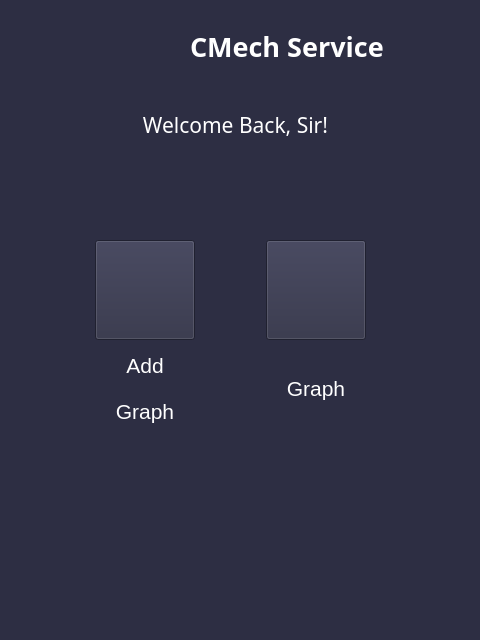
<?xml version="1.0" encoding="UTF-8"?>
<ui version="4.0">
 <class>MainWindow</class>
 <widget class="QMainWindow" name="MainWindow">
  <property name="geometry">
   <rect>
    <x>0</x>
    <y>0</y>
    <width>480</width>
    <height>640</height>
   </rect>
  </property>
  <property name="windowTitle">
   <string>Menu Utama</string>
  </property>
  <property name="styleSheet">
   <string notr="true">background-color: #2D2E43;</string>
  </property>
  <widget class="QWidget" name="centralwidget">
   <widget class="QLabel" name="label_user">
    <property name="geometry">
     <rect>
      <x>50</x>
      <y>100</y>
      <width>371</width>
      <height>51</height>
     </rect>
    </property>
    <property name="maximumSize">
     <size>
      <width>100000</width>
      <height>200</height>
     </size>
    </property>
    <property name="font">
     <font>
      <family>Roboto Slab</family>
      <pointsize>16</pointsize>
     </font>
    </property>
    <property name="text">
     <string>&lt;html&gt;&lt;head/&gt;&lt;body&gt;&lt;p align=&quot;center&quot;&gt;&lt;span style=&quot; color:#ffffff;&quot;&gt;Welcome Back, Sir!&lt;/span&gt;&lt;/p&gt;&lt;/body&gt;&lt;/html&gt;</string>
    </property>
    <property name="alignment">
     <set>Qt::AlignLeading|Qt::AlignLeft|Qt::AlignVCenter</set>
    </property>
    <property name="margin">
     <number>0</number>
    </property>
    <property name="indent">
     <number>-1</number>
    </property>
   </widget>
   <widget class="QLabel" name="label_title">
    <property name="geometry">
     <rect>
      <x>190</x>
      <y>6</y>
      <width>281</width>
      <height>81</height>
     </rect>
    </property>
    <property name="font">
     <font>
      <family>Roboto Slab</family>
      <weight>75</weight>
      <bold>true</bold>
     </font>
    </property>
    <property name="text">
     <string>&lt;html&gt;&lt;head/&gt;&lt;body&gt;&lt;p&gt;&lt;span style=&quot; font-size:20pt; color:#ffffff;&quot;&gt;CMech Service&lt;/span&gt;&lt;/p&gt;&lt;/body&gt;&lt;/html&gt;</string>
    </property>
   </widget>
   <widget class="QLabel" name="logo">
    <property name="geometry">
     <rect>
      <x>10</x>
      <y>6</y>
      <width>171</width>
      <height>81</height>
     </rect>
    </property>
    <property name="text">
     <string/>
    </property>
   </widget>
   <widget class="QWidget" name="gridLayoutWidget">
    <property name="geometry">
     <rect>
      <x>30</x>
      <y>240</y>
      <width>401</width>
      <height>191</height>
     </rect>
    </property>
    <layout class="QGridLayout" name="gridLayout">
     <item row="0" column="0">
      <widget class="QPushButton" name="push_sparepart">
       <property name="minimumSize">
        <size>
         <width>100</width>
         <height>100</height>
        </size>
       </property>
       <property name="maximumSize">
        <size>
         <width>100</width>
         <height>100</height>
        </size>
       </property>
       <property name="font">
        <font>
         <family>Poppins</family>
         <pointsize>9</pointsize>
         <weight>50</weight>
         <bold>false</bold>
        </font>
       </property>
       <property name="styleSheet">
        <string notr="true">/* PUSH BUTTON */
QPushButton {
    background-color: rgb(80, 80, 122);
    color: white;
    border: none;
    border-radius: 7px;
    padding: 10px 20px;
}

QPushButton:hover {
	background-color: rgb(245, 154, 182);
}

QPushButton:pressed {
    background-color: rgb(109, 68, 81);
}

color: rgb(255, 255, 255);</string>
       </property>
       <property name="text">
        <string/>
       </property>
       <property name="icon">
        <iconset>
         <normaloff>:/icons/grid.svg</normaloff>:/icons/grid.svg</iconset>
       </property>
       <property name="iconSize">
        <size>
         <width>150</width>
         <height>150</height>
        </size>
       </property>
      </widget>
     </item>
     <item row="1" column="0">
      <widget class="QLabel" name="label">
       <property name="text">
        <string>&lt;html&gt;&lt;head/&gt;&lt;body&gt;&lt;p align=&quot;center&quot;&gt;&lt;span style=&quot; font-size:16pt; color:#ffffff;&quot;&gt;Add&lt;/span&gt;&lt;/p&gt;&lt;/body&gt;&lt;/html&gt;</string>
       </property>
      </widget>
     </item>
     <item row="0" column="1">
      <widget class="QPushButton" name="push_sparepart_2">
       <property name="minimumSize">
        <size>
         <width>100</width>
         <height>100</height>
        </size>
       </property>
       <property name="maximumSize">
        <size>
         <width>100</width>
         <height>100</height>
        </size>
       </property>
       <property name="font">
        <font>
         <family>Poppins</family>
         <pointsize>9</pointsize>
         <weight>50</weight>
         <bold>false</bold>
        </font>
       </property>
       <property name="styleSheet">
        <string notr="true">/* PUSH BUTTON */
QPushButton {
    background-color: rgb(80, 80, 122);
    color: white;
    border: none;
    border-radius: 7px;
    padding: 10px 20px;
}

QPushButton:hover {
	background-color: rgb(245, 154, 182);
}

QPushButton:pressed {
    background-color: rgb(109, 68, 81);
}

color: rgb(255, 255, 255);</string>
       </property>
       <property name="text">
        <string/>
       </property>
       <property name="icon">
        <iconset>
         <normaloff>:/icons/grid.svg</normaloff>:/icons/grid.svg</iconset>
       </property>
       <property name="iconSize">
        <size>
         <width>150</width>
         <height>150</height>
        </size>
       </property>
      </widget>
     </item>
     <item row="2" column="0">
      <widget class="QLabel" name="label_3">
       <property name="text">
        <string>&lt;html&gt;&lt;head/&gt;&lt;body&gt;&lt;p align=&quot;center&quot;&gt;&lt;span style=&quot; font-size:16pt; color:#ffffff;&quot;&gt;Graph&lt;/span&gt;&lt;/p&gt;&lt;/body&gt;&lt;/html&gt;</string>
       </property>
      </widget>
     </item>
     <item row="1" column="1" rowspan="2">
      <widget class="QLabel" name="label_2">
       <property name="text">
        <string>&lt;html&gt;&lt;head/&gt;&lt;body&gt;&lt;p align=&quot;center&quot;&gt;&lt;span style=&quot; font-size:16pt; color:#ffffff;&quot;&gt;Graph&lt;/span&gt;&lt;/p&gt;&lt;/body&gt;&lt;/html&gt;</string>
       </property>
      </widget>
     </item>
    </layout>
   </widget>
  </widget>
  <widget class="QStatusBar" name="statusbar"/>
 </widget>
 <resources>
  <include location="../Pictures/Pictures.qrc"/>
  <include location="../Pictures/feather/icon_resources.qrc"/>
 </resources>
 <connections/>
</ui>
